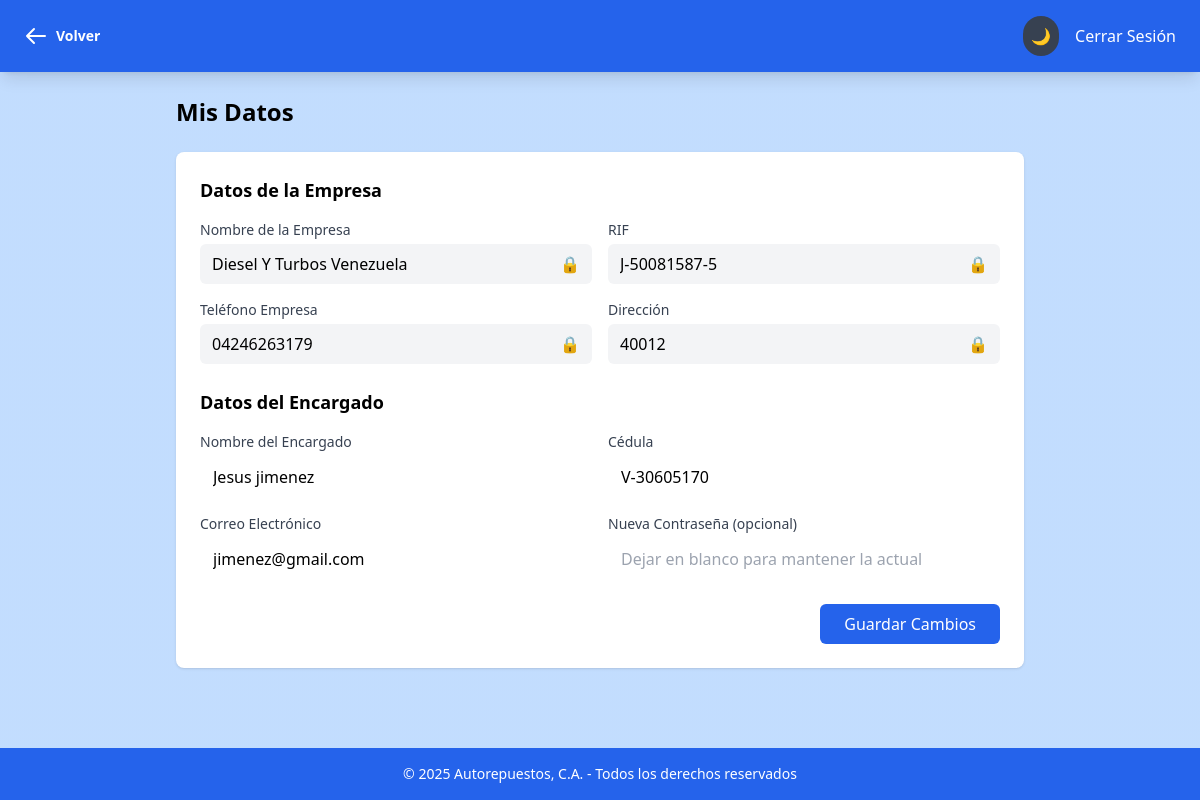
The page /Sistema/panelCliente/datosCliente.php (signed in) on the database its author committed.
### tables this page shows
CREATE TABLE `clientes` (
  `id` int(11) NOT NULL,
  `nombre_empresa` varchar(60) NOT NULL,
  `rif` varchar(15) NOT NULL,
  `telefono_empresa` varchar(13) NOT NULL,
  `direccion` varchar(255) NOT NULL,
  `nombre_encargado` varchar(60) NOT NULL,
  `cedula_encargado` varchar(13) NOT NULL,
  `telefono_encargado` varchar(13) NOT NULL,
  `correo` varchar(60) DEFAULT NULL,
  `contrasena` varchar(16) NOT NULL,
  `estado_cliente` enum('Activo','Inactivo') DEFAULT 'Activo',
  `intentos` int(11) NOT NULL DEFAULT 0
);

### Sistema/panelCliente/datosCliente.php (the view, shortened to what this page needs)
<?php
require '../logica/conexionbdd.php';
$client_id = $_SESSION['id'];
$stmt = $conn->prepare("SELECT * FROM clientes WHERE id = ?");
$stmt->bind_param("i", $client_id);
$stmt->execute();
$result = $stmt->get_result();
$client_data = $result->fetch_assoc();
?>
<!DOCTYPE html>
<html lang="es" class="dark">
<head>
  <script src="https://cdn.tailwindcss.com"></script>
    <script src="../js/tailwind_config.js"></script>
    <link rel="stylesheet" href="../css/global_style.css">
</head>
<body class="bg-pattern transition-colors duration-200">
  <nav class="bg-custom-blue dark:bg-gray-800 text-white px-6 py-4 fixed w-full top-0 z-50 shadow-lg">
    <div class="flex justify-between items-center">
      <div class="text-xl font-bold">
        <a href="./cliente.php" class="text-xl hover:text-gray-200 transition-colors duration-200 flex items-center gap-2">
          <svg class="w-6 h-6" fill="none" stroke="currentColor" viewBox="0 0 24 24">
            <path stroke-linecap="round" stroke-linejoin="round" stroke-width="2" d="M10 19l-7-7m0 0l7-7m-7 7h18" />
          </svg>
          <span class="text-sm">Volver</span>
        </a>
      </div>
      <div class="flex items-center gap-4">
          <button
                    onclick="toggleDarkMode()"
                    class="p-2 rounded-full bg-gray-700 dark:bg-gray-600 hover:bg-gray-600 dark:hover:bg-gray-700 transition-colors duration-200"
                    aria-label="Alternar entre modo oscuro y claro"
                 >
          <span class="dark:hidden">🌙</span>
        </button>
        <a href="../logica/cerrar-sesion.php" class="hover:underline">Cerrar Sesión</a>
      </div>
    </div>
  </nav>
  <main class="pt-24 px-6 pb-20 max-w-4xl mx-auto">
    <h2 class="text-2xl font-bold mb-6 dark:text-white">Mis Datos</h2>
    <form method="POST" class="bg-white dark:bg-gray-800 shadow rounded-lg p-6">
      <div class="mb-6">
        <h3 class="text-lg font-semibold mb-4 dark:text-white">Datos de la Empresa</h3>
        <div class="grid grid-cols-1 md:grid-cols-2 gap-4">
          <div>
            <label class="block text-sm font-medium text-gray-700 dark:text-gray-300 mb-1">Nombre de la Empresa</label>
            <div class="relative">
              <input type="text" value="<?php echo htmlspecialchars($client_data['nombre_empresa']); ?>"
                class="w-full px-3 py-2 bg-gray-100 dark:bg-gray-700 dark:text-white rounded-md pr-10" readonly>
              <span class="absolute right-3 top-1/2 transform -translate-y-1/2 text-gray-500">🔒</span>
            </div>
          </div>
          <div>
            <label class="block text-sm font-medium text-gray-700 dark:text-gray-300 mb-1">RIF</label>
            <div class="relative">
              <input type="text" value="<?php echo htmlspecialchars($client_data['rif']); ?>"
                class="w-full px-3 py-2 bg-gray-100 dark:bg-gray-700 dark:text-white rounded-md pr-10" readonly>
              <span class="absolute right-3 top-1/2 transform -translate-y-1/2 text-gray-500">🔒</span>
            </div>
          </div>
          <div>
            <label class="block text-sm font-medium text-gray-700 dark:text-gray-300 mb-1">Teléfono Empresa</label>
            <div class="relative">
              <input type="text" value="<?php echo htmlspecialchars($client_data['telefono_empresa']); ?>"
                class="w-full px-3 py-2 bg-gray-100 dark:bg-gray-700 dark:text-white rounded-md pr-10" readonly>
              <span class="absolute right-3 top-1/2 transform -translate-y-1/2 text-gray-500">🔒</span>
            </div>
          </div>
          <div>
            <label class="block text-sm font-medium text-gray-700 dark:text-gray-300 mb-1">Dirección</label>
            <div class="relative">
              <input type="text" value="<?php echo htmlspecialchars($client_data['direccion']); ?>"
                class="w-full px-3 py-2 bg-gray-100 dark:bg-gray-700 dark:text-white rounded-md pr-10" readonly>
              <span class="absolute right-3 top-1/2 transform -translate-y-1/2 text-gray-500">🔒</span>
            </div>
          </div>
        </div>
      </div>
      <div class="mb-6">
        <h3 class="text-lg font-semibold mb-4 dark:text-white">Datos del Encargado</h3>
        <div class="grid grid-cols-1 md:grid-cols-2 gap-4">
          <div>
            <label class="block text-sm font-medium text-gray-700 dark:text-gray-300 mb-1">Nombre del Encargado</label>
            <input type="text" name="nombre_encargado" value="<?php echo htmlspecialchars($client_data['nombre_encargado']); ?>"
              class="w-full px-3 py-2 border border-transparent dark:border-transparent rounded-md dark:bg-gray-700 dark:text-white focus:border-blue-500 dark:focus:border-blue-400 transition-colors duration-200">
          </div>
          <div>
            <label class="block text-sm font-medium text-gray-700 dark:text-gray-300 mb-1">Cédula</label>
            <input type="text" name="cedula_encargado" value="<?php echo htmlspecialchars($client_data['cedula_encargado']); ?>"
              class="w-full px-3 py-2 border border-transparent dark:border-transparent rounded-md dark:bg-gray-700 dark:text-white focus:border-blue-500 dark:focus:border-blue-400 transition-colors duration-200">
          </div>
          <div>
            <label class="block text-sm font-medium text-gray-700 dark:text-gray-300 mb-1">Correo Electrónico</label>
            <input type="email" name="correo" value="<?php echo htmlspecialchars($client_data['correo']); ?>"
              class="w-full px-3 py-2 border border-transparent dark:border-transparent rounded-md dark:bg-gray-700 dark:text-white focus:border-blue-500 dark:focus:border-blue-400 transition-colors duration-200">
          </div>
          <div>
            <label class="block text-sm font-medium text-gray-700 dark:text-gray-300 mb-1">Nueva Contraseña (opcional)</label>
            <input type="password" name="contrasena" placeholder="Dejar en blanco para mantener la actual"
              class="w-full px-3 py-2 border border-transparent dark:border-transparent rounded-md dark:bg-gray-700 dark:text-white focus:border-blue-500 dark:focus:border-blue-400 transition-colors duration-200">
          </div>
        </div>
      </div>
      <div class="flex justify-end">
        <button type="submit"
          class="bg-custom-blue hover:bg-custom-blue-light text-white px-6 py-2 rounded-md transition-colors duration-200">
          Guardar Cambios
        </button>
      </div>
    </form>
  </main>
  <footer class="bg-custom-blue dark:bg-gray-800 text-white text-center py-4 fixed bottom-0 w-full text-sm">
    <p>&copy; 2025 Autorepuestos, C.A. - Todos los derechos reservados</p>
  </footer>
</body>
</html>

### Sistema/css/global_style.css (style rules this page uses)
.bg-pattern { background-image: linear-gradient(to bottom, rgba(191, 219, 254, 0.95) 0%, rgba(191, 219, 254, 0.95) 100%); background-size: cover; background-position: center; background-attachment: fixed; }

### rows shown on the page
clientes: nombre_empresa "Diesel Y Turbos Venezuela", rif "J-50081587-5", telefono_empresa "04246263179", direccion "40012", nombre_encargado "Jesus jimenez", cedula_encargado "V-30605170", correo "jimenez@gmail.com"
